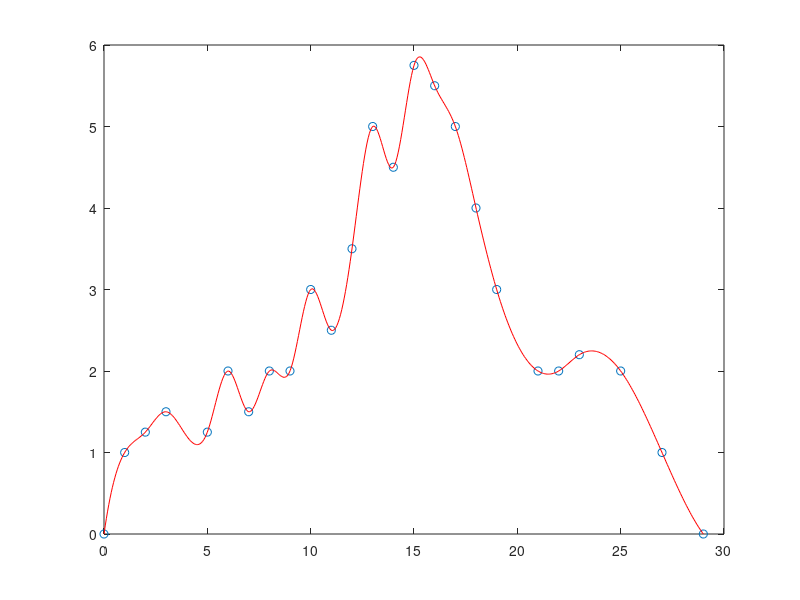

Source code (MATLAB):
%Enter data
x = [0,1,2,3,5,6,7,8,9,10,11,12,13,14,15,16,17,18,19,21,22,23,25,27,29]
y = [0,1,1.25,1.5,1.25,2,1.5,2,2,3,2.5,3.5,5,4.5,5.75,5.5,5,4,3,2,2,2.2,2,1,0]

%Create vector of 500 points between 0 and x[n] on x-axis 
n = length(x)
xnew = linspace(0, x(n), 500)

%Command for cubic spline spline polynomial p(x) that passes through  
%original data and defined on the 500 x-axis points. 
p = spline(x, y, xnew)

%Plot the original data together with p(x) sampled at the 500 points
plot(x, y, 'o', xnew, p, '-r')
